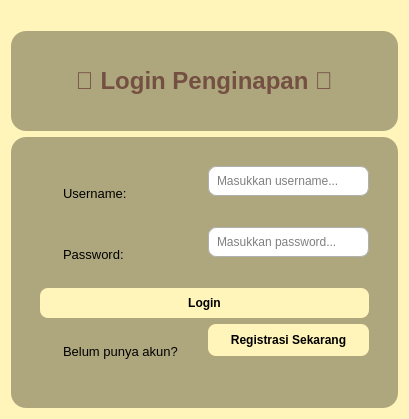
<?xml version="1.0" encoding="UTF-8"?>
<ui version="4.0">
 <class>LoginForm</class>
 <widget class="QWidget" name="LoginForm">
  <property name="geometry">
   <rect>
    <x>0</x>
    <y>0</y>
    <width>400</width>
    <height>419</height>
   </rect>
  </property>
  <property name="windowTitle">
   <string>Login Penginapan</string>
  </property>
  <property name="styleSheet">
   <string notr="true">
    QWidget {
        background-color: rgb(255, 244, 185);
    }
    QFrame {
        background-color: rgb(174, 167, 126);
        border-radius: 15px;
        padding: 20px;
    }
    QLabel {
        font-size: 10pt;
        color: rgb(0, 0, 0);
    }
    QLineEdit {
        background-color: rgb(255, 255, 255);
        border: 1px solid #b0b0b0;
        border-radius: 8px;
        padding: 6px;
    }
    QPushButton {
        background-color: rgb(255, 244, 185);
        border-radius: 8px;
        padding: 8px;
        font-weight: bold;
    }
    QPushButton:hover {
        background-color: rgb(153, 136, 101);
        color: white;
    }
   </string>
  </property>
  <layout class="QVBoxLayout" name="verticalLayout" stretch="0,0">
   <item>
    <widget class="QLabel" name="lblTitle">
     <property name="styleSheet">
      <string notr="true">font-size: 18pt; font-weight: bold; color: rgb(116, 80, 66); margin-top: 20px;</string>
     </property>
     <property name="text">
      <string>🏨 Login Penginapan 🏨</string>
     </property>
     <property name="alignment">
      <set>Qt::AlignmentFlag::AlignCenter</set>
     </property>
    </widget>
   </item>
   <item>
    <widget class="QFrame" name="frameLogin">
     <layout class="QFormLayout" name="formLayout">
      <item row="0" column="0">
       <widget class="QLabel" name="lblUsername">
        <property name="text">
         <string>Username:</string>
        </property>
       </widget>
      </item>
      <item row="0" column="1">
       <widget class="QLineEdit" name="txtUsername">
        <property name="placeholderText">
         <string>Masukkan username...</string>
        </property>
       </widget>
      </item>
      <item row="1" column="0">
       <widget class="QLabel" name="lblPassword">
        <property name="text">
         <string>Password:</string>
        </property>
       </widget>
      </item>
      <item row="1" column="1">
       <widget class="QLineEdit" name="txtPassword">
        <property name="echoMode">
         <enum>QLineEdit::EchoMode::Password</enum>
        </property>
        <property name="placeholderText">
         <string>Masukkan password...</string>
        </property>
       </widget>
      </item>
      <item row="3" column="0" colspan="2">
       <widget class="QPushButton" name="btnLogin">
        <property name="text">
         <string>Login</string>
        </property>
       </widget>
      </item>
      <item row="5" column="0">
       <widget class="QLabel" name="Belum_Punya_Akun">
        <property name="text">
         <string>&lt;html&gt;&lt;head/&gt;&lt;body&gt;&lt;p&gt;Belum punya akun?&lt;/p&gt;&lt;/body&gt;&lt;/html&gt;</string>
        </property>
       </widget>
      </item>
      <item row="5" column="1">
       <widget class="QPushButton" name="pushButton">
        <property name="minimumSize">
         <size>
          <width>161</width>
          <height>32</height>
         </size>
        </property>
        <property name="text">
         <string>Registrasi Sekarang</string>
        </property>
       </widget>
      </item>
     </layout>
    </widget>
   </item>
  </layout>
 </widget>
 <resources/>
 <connections/>
</ui>
